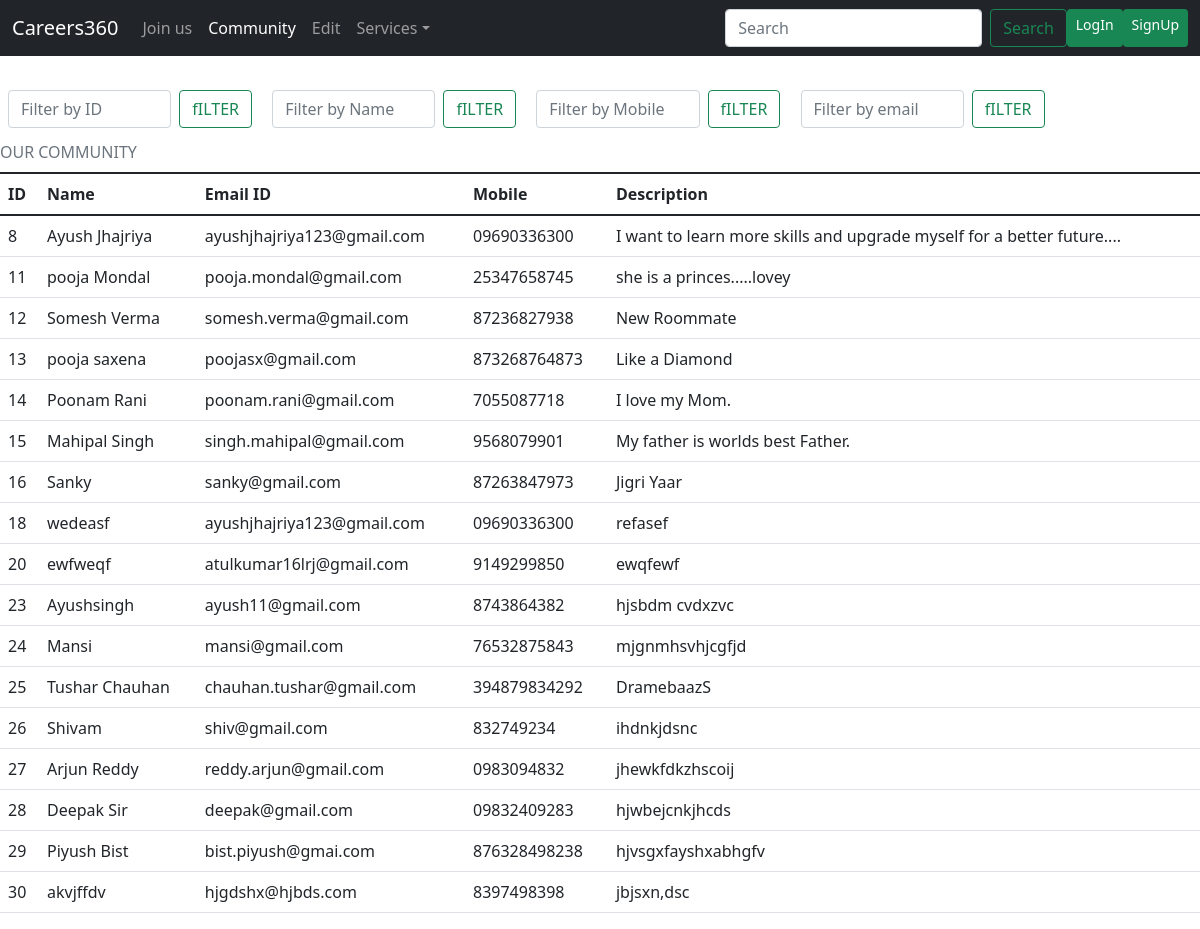
The app's page /contact with its own data.
### home/models.py (models this page shows)
class user(models.Model):
    name = models.CharField(max_length=70)
    email = models.EmailField(max_length=100)
    mobile = models.CharField(max_length=12)
    Description=models.CharField(max_length=122)

### home/views.py (the view)
# urls.py: path('contact',views.index,name='home'),
def index(request):
    if request.method == 'POST':
        stud=user.objects.all()
    else:
        stud=user.objects.all()
    return render(request,'index.html' ,{'form':stud})

### home/templates/index.html (shortened to what this page needs)
{% extends 'base.html' %}
{% block body %}
<div class='bro' style='width:100%; padding-top:30px;'>
  <span style="display: flex; width: 260px; display:inline-block; " class='inline'>
    <form Action='{% url 'filte_i' %}' method= "POST" class="d-flex btn-sm" >
      <input class="form-control me-2" type="search" placeholder="Filter by ID" name='i' aria-label="Search">
      <button class="btn btn-outline-success" type="submit">fILTER</button>
    </form>
  </span>
  <span style="display: flex; width: 260px; display:inline-block; ">
    <form Action='{% url 'filte_n' %}' method= "POST" class="d-flex btn-sm" >
      <input class="form-control me-2" type="search" placeholder="Filter by Name" name='n' aria-label="Search">
      <button class="btn btn-outline-success" type="submit">fILTER</button>
    </form>
  </span>
  <span style="display: flex; width: 260px; display:inline-block; ">
    <form Action='{% url 'filte_m' %}' method= "POST" class="d-flex btn-sm" >
      <input class="form-control me-2" type="search" placeholder="Filter by Mobile" name='m' aria-label="Search">
      <button class="btn btn-outline-success" type="submit">fILTER</button>
    </form>
  </span>
  <span style="display: flex; width: 260px; display:inline-block; ">
    <form Action='{% url 'filte_e' %}' method= "POST" class="d-flex btn-sm inline" >
      <input class="form-control me-2" type="search" placeholder="Filter by email" name='e' aria-label="Search">
      <button class="btn btn-outline-success" type="submit">fILTER</button>
    </form>
  </div>
{% if form %}
<table class="table caption-top">
    <caption>OUR COMMUNITY</caption>
    <thead>
      <tr>
        <th scope="col">ID</th>
        <th scope="col">Name</th>
        <th scope="col">Email ID</th>
        <th scope="col">Mobile</th>
        <th scope="col">Description</th>
      </tr>
    </thead>
    <tbody>
        {% for d in form %}
            <tr>
                <td>{{d.id}}</td>
                <td>{{d.name}}</td>
                <td>{{d.email}}</td>
                <td>{{d.mobile}}</td>
                <td>{{d.Description}}</td>
            </tr>
        {% endfor %}
    </tbody>
  </table>
{% else %} <h3>Sorry,No data available to fetch</h3>
{% endif %}
{% endblock body %}

### home/templates/base.html (shortened to what this page needs)
<!doctype html>
<html lang="en">
  <head>
    <link href="https://cdn.jsdelivr.net/npm/bootstrap@5.1.3/dist/css/bootstrap.min.css" rel="stylesheet">
</head>
<body>
    <nav class="navbar navbar-expand-lg navbar-dark bg-dark">
        <div class="container-fluid">
            <a class="navbar-brand" href="https://www.careers360.com/">Careers360</a>
            <div class="collapse navbar-collapse" id="navbarSupportedContent">
                <ul class="navbar-nav me-auto mb-2 mb-lg-0">
                    <li class="nav-item">
                        <a class="nav-link" href="http://127.0.0.1:8000/">Join us</a>
                    </li>
                    <li class="nav-item">
                      <a class="nav-link active" aria-current="page" href="http://127.0.0.1:8000/contact">Community</a>
                    </li>
                    <li class="nav-item">
                      <a class="nav-link" href="http://127.0.0.1:8000/about">Edit</a>
                    </li>
                    <li class="nav-item dropdown">
                      <a class="nav-link dropdown-toggle" href="#" id="navbarDropdown" role="button" data-bs-toggle="dropdown" aria-expanded="false">Services</a>
                    </li>
                </ul>
            <form class="d-flex">
              <input class="form-control me-2" type="search" placeholder="Search" aria-label="Search">
              <button class="btn btn-outline-success" type="submit">Search</button>
              <a href='http://127.0.0.1:8000/login' class='btn btn-success btn-sm' >LogIn</a>
              <a href='http://127.0.0.1:8000/signup' class='btn btn-success btn-sm'>SignUp</a>
            </form>
          </div>
        </div>
    </nav>
    {% block body %}
    {% endblock body %}
  </body>
</html>

### records on screen
user: id "8", name "Ayush Jhajriya", email "ayushjhajriya123@gmail.com", mobile "09690336300", Description "I want to learn more skills and upgrade myself for a better future...."
user: id "11", name "pooja Mondal", email "pooja.mondal@gmail.com", mobile "25347658745", Description "she is a princes.....lovey"
user: id "12", name "Somesh Verma", email "somesh.verma@gmail.com", mobile "87236827938", Description "New Roommate"
user: id "13", name "pooja saxena", email "poojasx@gmail.com", mobile "873268764873", Description "Like a Diamond"
user: id "14", name "Poonam Rani", email "poonam.rani@gmail.com", mobile "7055087718", Description "I love my Mom."
user: id "15", name "Mahipal Singh", email "singh.mahipal@gmail.com", mobile "9568079901", Description "My father is worlds best Father."
user: id "16", name "Sanky", email "sanky@gmail.com", mobile "87263847973", Description "Jigri Yaar"
user: id "18", name "wedeasf", email "ayushjhajriya123@gmail.com", mobile "09690336300", Description "refasef"
user: id "20", name "ewfweqf", email "atulkumar16lrj@gmail.com", mobile "9149299850", Description "ewqfewf"
user: id "23", name "Ayushsingh", email "ayush11@gmail.com", mobile "8743864382", Description "hjsbdm cvdxzvc"
user: id "24", name "Mansi", email "mansi@gmail.com", mobile "76532875843", Description "mjgnmhsvhjcgfjd"
user: id "25", name "Tushar Chauhan", email "chauhan.tushar@gmail.com", mobile "394879834292", Description "DramebaazS"
user: id "26", name "Shivam", email "shiv@gmail.com", mobile "832749234", Description "ihdnkjdsnc"
user: id "27", name "Arjun Reddy", email "reddy.arjun@gmail.com", mobile "0983094832", Description "jhewkfdkzhscoij"
user: id "28", name "Deepak Sir", email "deepak@gmail.com", mobile "09832409283", Description "hjwbejcnkjhcds"
user: id "29", name "Piyush Bist", email "bist.piyush@gmai.com", mobile "876328498238", Description "hjvsgxfayshxabhgfv"
user: id "30", name "akvjffdv", email "hjgdshx@hjbds.com", mobile "8397498398", Description "jbjsxn,dsc"
